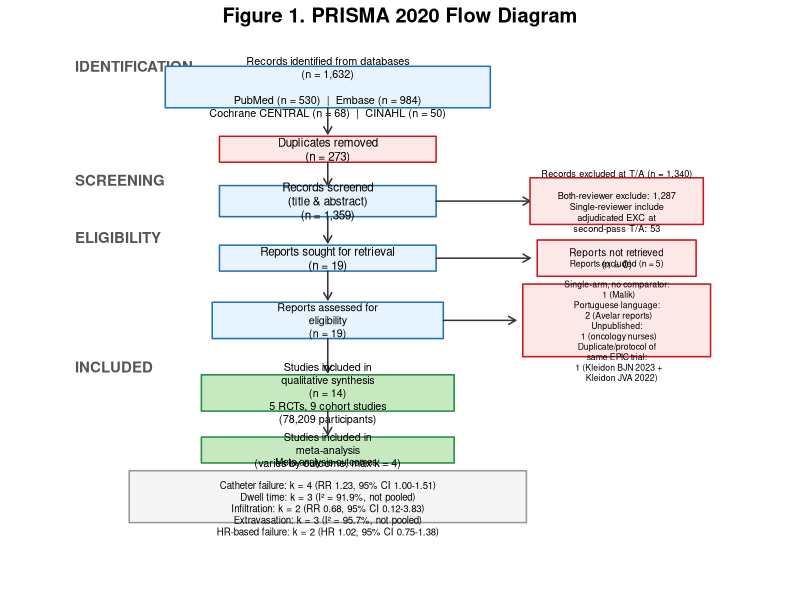

Generate this figure with R:
#!/usr/bin/env Rscript
# PRISMA 2020 Flow Diagram — base R graphics

draw_box <- function(x, y, w, h, label, fill = "#E8F4FD", border = "#2171B5", cex = 0.7) {
  rect(x - w/2, y - h/2, x + w/2, y + h/2, col = fill, border = border, lwd = 1.5)
  text(x, y, label, cex = cex)
}

draw_arrow <- function(x1, y1, x2, y2) {
  arrows(x1, y1, x2, y2, length = 0.08, lwd = 1.5, col = "#333333")
}

pdf("output/prisma_flowchart.pdf", width = 11, height = 14)

par(mar = c(0.5, 0.5, 1.5, 0.5))
plot(NULL, xlim = c(0, 100), ylim = c(0, 100), axes = FALSE, xlab = "", ylab = "",
     main = "Figure 1. PRISMA 2020 Flow Diagram", cex.main = 1.2, font.main = 2)

# ===== IDENTIFICATION =====
text(5, 97, "IDENTIFICATION", adj = 0, font = 2, cex = 0.9, col = "#555555")

draw_box(40, 93, 45, 8,
         "Records identified from databases\n(n = 1,632)\n\nPubMed (n = 530)  |  Embase (n = 984)\nCochrane CENTRAL (n = 68)  |  CINAHL (n = 50)",
         fill = "#E8F4FD", cex = 0.65)

# ===== DUPLICATES =====
draw_arrow(40, 89, 40, 84)

draw_box(40, 81, 30, 5,
         "Duplicates removed\n(n = 273)",
         fill = "#FDE8E8", border = "#CB181D", cex = 0.7)

# ===== SCREENING =====
draw_arrow(40, 78.5, 40, 74)

text(5, 75, "SCREENING", adj = 0, font = 2, cex = 0.9, col = "#555555")

draw_box(40, 71, 30, 6,
         "Records screened\n(title & abstract)\n(n = 1,359)",
         fill = "#E8F4FD", cex = 0.7)

draw_arrow(55, 71, 68, 71)

draw_box(80, 71, 24, 9,
         "Records excluded at T/A (n = 1,340)\n\nBoth-reviewer exclude: 1,287\nSingle-reviewer include\nadjudicated EXC at\nsecond-pass T/A: 53",
         fill = "#FDE8E8", border = "#CB181D", cex = 0.55)

# ===== FULL-TEXT RETRIEVAL =====
draw_arrow(40, 68, 40, 63)

text(5, 64, "ELIGIBILITY", adj = 0, font = 2, cex = 0.9, col = "#555555")

draw_box(40, 60, 30, 5,
         "Reports sought for retrieval\n(n = 19)",
         fill = "#E8F4FD", cex = 0.7)

draw_arrow(55, 60, 68, 60)

draw_box(80, 60, 22, 7,
         "Reports not retrieved\n(n = 0)",
         fill = "#FDE8E8", border = "#CB181D", cex = 0.6)

# ===== FULL-TEXT ASSESSMENT =====
draw_arrow(40, 57.5, 40, 52)

draw_box(40, 48, 32, 7,
         "Reports assessed for\neligibility\n(n = 19)",
         fill = "#E8F4FD", cex = 0.65)

draw_arrow(56, 48, 66, 48)

draw_box(80, 48, 26, 14,
         "Reports excluded (n = 5)\n\nSingle-arm, no comparator:\n  1 (Malik)\nPortuguese language:\n  2 (Avelar reports)\nUnpublished:\n  1 (oncology nurses)\nDuplicate/protocol of\nsame EPIC trial:\n  1 (Kleidon BJN 2023 +\n     Kleidon JVA 2022)",
         fill = "#FDE8E8", border = "#CB181D", cex = 0.52)

# ===== INCLUDED =====
draw_arrow(40, 44.5, 40, 38)

text(5, 39, "INCLUDED", adj = 0, font = 2, cex = 0.9, col = "#555555")

draw_box(40, 34, 35, 7,
         "Studies included in\nqualitative synthesis\n(n = 14)\n5 RCTs, 9 cohort studies\n(78,209 participants)",
         fill = "#C7E9C0", border = "#238B45", cex = 0.65)

draw_arrow(40, 30.5, 40, 26)

draw_box(40, 23, 35, 5,
         "Studies included in\nmeta-analysis\n(varies by outcome, max k = 4)",
         fill = "#C7E9C0", border = "#238B45", cex = 0.65)

# ===== DETAIL BOX =====
draw_box(40, 14, 55, 10,
         "Meta-analysis outcomes:\n\nCatheter failure: k = 4 (RR 1.23, 95% CI 1.00-1.51)\nDwell time: k = 3 (I\u00b2 = 91.9%, not pooled)\nInfiltration: k = 2 (RR 0.68, 95% CI 0.12-3.83)\nExtravasation: k = 3 (I\u00b2 = 95.7%, not pooled)\nHR-based failure: k = 2 (HR 1.02, 95% CI 0.75-1.38)",
         fill = "#F5F5F5", border = "#999999", cex = 0.58)

dev.off()

cat("PRISMA flow diagram saved: output/prisma_flowchart.pdf\n")
